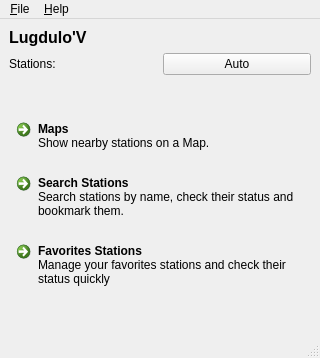
<?xml version="1.0" encoding="UTF-8"?>
<ui version="4.0">
 <class>MainWindow</class>
 <widget class="QMainWindow" name="MainWindow">
  <property name="geometry">
   <rect>
    <x>0</x>
    <y>0</y>
    <width>320</width>
    <height>358</height>
   </rect>
  </property>
  <property name="windowTitle">
   <string>Lugdulo'v</string>
  </property>
  <property name="windowIcon">
   <iconset resource="res/lugdulov.qrc">
    <normaloff>:/res/icon.png</normaloff>:/res/icon.png</iconset>
  </property>
  <widget class="QWidget" name="centralwidget">
   <layout class="QGridLayout" name="gridLayout">
    <item row="2" column="0">
     <widget class="QLabel" name="stationsLabel">
      <property name="text">
       <string>Stations:</string>
      </property>
     </widget>
    </item>
    <item row="5" column="0" rowspan="2" colspan="2">
     <widget class="QCommandLinkButton" name="searchLinkButton">
      <property name="text">
       <string>Search Stations</string>
      </property>
      <property name="icon">
       <iconset resource="res/lugdulov.qrc">
        <normaloff>:/res/slot.png</normaloff>:/res/slot.png</iconset>
      </property>
      <property name="description">
       <string>Search stations by name, check their status and bookmark them.</string>
      </property>
     </widget>
    </item>
    <item row="7" column="0" colspan="2">
     <widget class="QCommandLinkButton" name="bookmarkLinkButton">
      <property name="text">
       <string>Favorites Stations</string>
      </property>
      <property name="icon">
       <iconset resource="res/lugdulov.qrc">
        <normaloff>:/res/favorites.png</normaloff>:/res/favorites.png</iconset>
      </property>
      <property name="description">
       <string>Manage your favorites stations and check their status quickly</string>
      </property>
     </widget>
    </item>
    <item row="4" column="0" colspan="2">
     <widget class="QCommandLinkButton" name="mapLinkButton">
      <property name="text">
       <string>Maps</string>
      </property>
      <property name="icon">
       <iconset resource="res/lugdulov.qrc">
        <normaloff>:/res/map.png</normaloff>:/res/map.png</iconset>
      </property>
      <property name="description">
       <string>Show nearby stations on a Map.</string>
      </property>
     </widget>
    </item>
    <item row="1" column="0">
     <widget class="QLabel" name="titleLabel">
      <property name="font">
       <font>
        <pointsize>12</pointsize>
        <weight>75</weight>
        <bold>true</bold>
       </font>
      </property>
      <property name="text">
       <string>Lugdulo'V</string>
      </property>
     </widget>
    </item>
    <item row="1" column="1">
     <widget class="QLabel" name="iconLabel">
      <property name="text">
       <string/>
      </property>
      <property name="pixmap">
       <pixmap resource="res/lugdulov.qrc">:/res/icon.png</pixmap>
      </property>
      <property name="alignment">
       <set>Qt::AlignCenter</set>
      </property>
     </widget>
    </item>
    <item row="2" column="1">
     <widget class="QPushButton" name="pushButton">
      <property name="text">
       <string>Auto</string>
      </property>
     </widget>
    </item>
    <item row="8" column="0" colspan="2">
     <spacer name="verticalSpacer0">
      <property name="orientation">
       <enum>Qt::Vertical</enum>
      </property>
      <property name="sizeHint" stdset="0">
       <size>
        <width>20</width>
        <height>40</height>
       </size>
      </property>
     </spacer>
    </item>
    <item row="3" column="0" colspan="2">
     <spacer name="verticalSpacer1">
      <property name="orientation">
       <enum>Qt::Vertical</enum>
      </property>
      <property name="sizeHint" stdset="0">
       <size>
        <width>20</width>
        <height>40</height>
       </size>
      </property>
     </spacer>
    </item>
   </layout>
  </widget>
  <widget class="QStatusBar" name="statusbar"/>
  <widget class="QMenuBar" name="menuBar">
   <property name="geometry">
    <rect>
     <x>0</x>
     <y>0</y>
     <width>320</width>
     <height>20</height>
    </rect>
   </property>
   <widget class="QMenu" name="menu_File">
    <property name="title">
     <string>&amp;File</string>
    </property>
    <addaction name="quitAction"/>
   </widget>
   <widget class="QMenu" name="menu_Help">
    <property name="title">
     <string>&amp;Help</string>
    </property>
    <addaction name="aboutQtAction"/>
    <addaction name="aboutAction"/>
   </widget>
   <addaction name="menu_File"/>
   <addaction name="menu_Help"/>
  </widget>
  <action name="aboutQtAction">
   <property name="text">
    <string>About &amp;Qt...</string>
   </property>
  </action>
  <action name="aboutAction">
   <property name="text">
    <string>&amp;About...</string>
   </property>
  </action>
  <action name="quitAction">
   <property name="text">
    <string>&amp;Quit</string>
   </property>
  </action>
 </widget>
 <resources>
  <include location="res/lugdulov.qrc"/>
 </resources>
 <connections>
  <connection>
   <sender>quitAction</sender>
   <signal>triggered()</signal>
   <receiver>MainWindow</receiver>
   <slot>close()</slot>
   <hints>
    <hint type="sourcelabel">
     <x>-1</x>
     <y>-1</y>
    </hint>
    <hint type="destinationlabel">
     <x>399</x>
     <y>299</y>
    </hint>
   </hints>
  </connection>
 </connections>
</ui>
